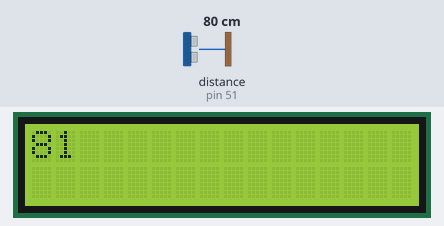
Bench run of a sketch on a simulated Arduino Mega 2560, built with avr-gcc and run on an emulated ATmega2560. Shown: 16×2 character LCD. Inputs (shaded band) come from the test bench; at power-on: distance to the obstacle (sensor on pin 51) 80 cm. The echo pulse lasts 58.3 µs per cm; what the sketch prints to the serial monitor is not drawn.

Above: at 1.2 s.
1.3 s: distance to the obstacle (sensor on pin 51) set to 2 cm
At 2.0 s:
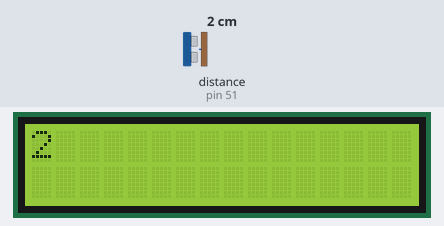
3.1 s: distance to the obstacle (sensor on pin 51) set to 4 cm
At 3.5 s:
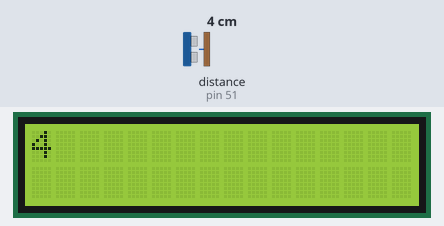
4.6 s: distance to the obstacle (sensor on pin 51) set to 9 cm
At 5.0 s:
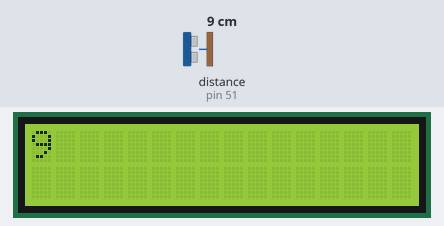
Timing chart, 0 to 7.6 s (numbered marks = the images above; inputs shaded):
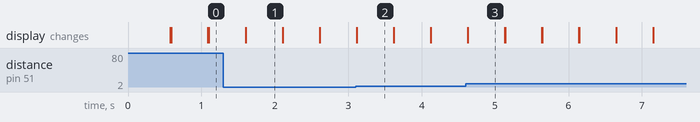

The sketch:

distance_lcd.ino
```cpp
#include <LiquidCrystal.h>
#include <NewPing.h>

LiquidCrystal lcd(8, 9, 4, 5, 6, 7);

#define VCC 53

#define TRIGGER_PIN  51
#define ECHO_PIN     51
#define MAX_DISTANCE 400

NewPing sonar(TRIGGER_PIN, ECHO_PIN, MAX_DISTANCE);

void setup() {
  pinMode(VCC, OUTPUT);
  digitalWrite(VCC, HIGH);
  lcd.begin(16, 2);               // start the library
  lcd.setCursor(0,0);             // set the LCD cursor   position
  Serial.begin(115200);
}


void loop() {
  Serial.println(sonar.ping_cm());
  lcd.print(sonar.ping_cm());
  delay(500);
  lcd.clear();

}
```

Measured:
- after the input at 1.3 s, the display: first differs from a run without the input after 0.30 s (image 1)
- after the input at 3.1 s, the display: first differs from a run without the input at once (image 2)
- after the input at 4.6 s, the display: first differs from a run without the input at once (image 3)
- what the display in image 1 shows lasts 0.5 s, from 1.6 s to 2.1 s
